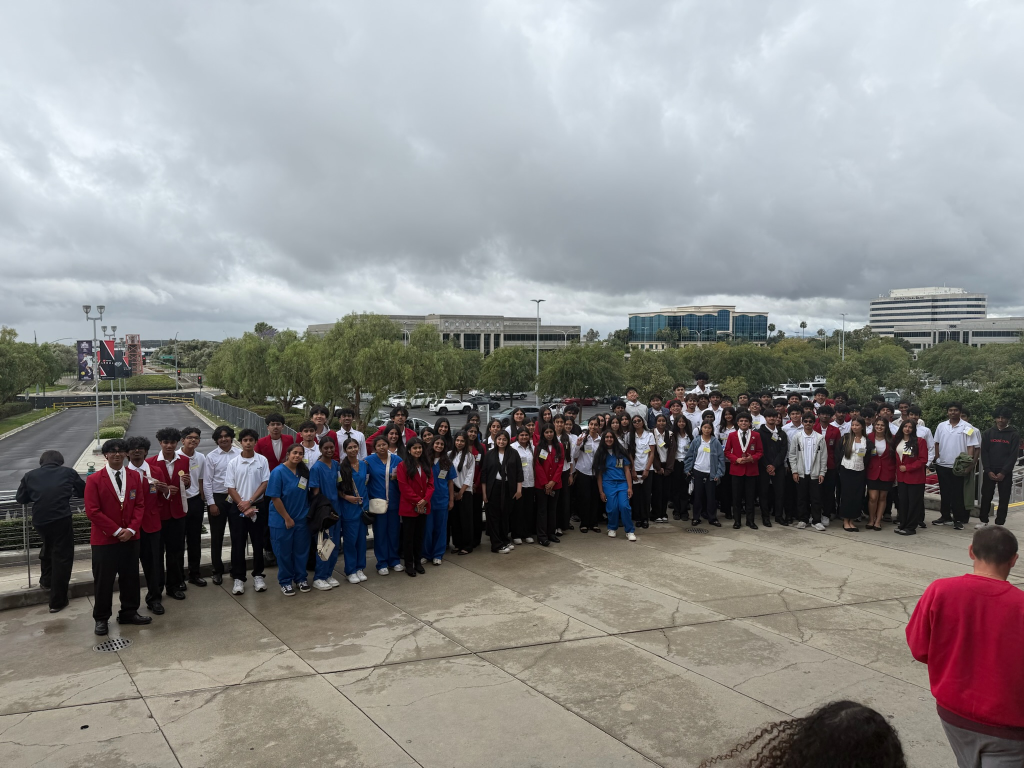
#> input picture assets/img/hero/delegation.jpg, 2048 x 1536 px (shown at 1/2 size)
$ python hero_images.py
#> lines starting #> are read from the running program, lines starting #| are printed output that depends on the picture
#> in build, im is the input picture: PIL image 2048x1536 RGB; mean R, G, B 140.4, 139.6, 139.2
#!/usr/bin/env python3
"""Build the web-sized hero images from the chapter's originals.

The hero loads two photographs into a WebGL shader, and the shader cannot
draw until both have decoded. Full-size phone photos are far too heavy for
that, so this produces sized-down WebP (with JPEG fallback) at two widths.

    python3 tools/hero_images.py

Reads   assets/img/hero/<name>.jpg          (the originals you dropped in)
Writes  assets/img/hero/<name>-2048.webp    desktop
        assets/img/hero/<name>-2048.jpg     desktop fallback
        assets/img/hero/<name>-1280.webp    phones
        assets/img/hero/<name>-1280.jpg     phones fallback

EXIF is dropped on every output. Phone photos carry GPS coordinates, the
device make and model, and a capture timestamp; none of that belongs on a
public site. The originals in this folder keep theirs, so do not deploy the
originals; only the derived files are referenced by data.js.

Both source images must already be the same orientation and, ideally, the
same pixel dimensions. This script will warn if they are not: the reveal
effect lines up only when the two frames share a coordinate space.
"""
import os
import sys

try:
    from PIL import Image
except ImportError:
    sys.exit("Pillow is required:  python3 -m pip install Pillow")

ROOT = os.path.dirname(os.path.dirname(os.path.abspath(__file__)))
HERO = os.path.join(ROOT, "assets", "img", "hero")

# Each source is cropped to ASPECT before resizing, so the hero is a wide
# band centred on the students rather than a 4:3 frame that is half sky.
#
#   focus_y  the vertical fraction of the ORIGINAL that should end up in the
#            middle of the crop. Raise it to move the crop down the frame.
#   focus_x  the same horizontally (0.5 = centred).
#   zoom     >1 crops in from the sides as well. Both groups span nearly the
#            full width of their frames, so keep this at or near 1.0 or the
#            people on the ends get cut off.
#
# The two crops are tuned SEPARATELY on purpose: the students sit at slightly
# different heights in the two photographs, and matching their bands in the
# OUTPUT is what makes the reveal line up.
ASPECT = 2.35

SOURCES = [
    ("delegation.jpg",        "delegation",        dict(focus_y=0.650, focus_x=0.48, zoom=1.15)),
    ("delegation-reveal.jpg", "delegation-reveal", dict(focus_y=0.535, focus_x=0.50, zoom=1.07)),
]

WIDTHS = [2048, 1280]
WEBP_Q = 82
JPEG_Q = 84


def crop_to_band(im, focus_y, focus_x, zoom):
    """Crop to ASPECT around a focal point, without running off the edges."""
#> called with focus_y = 0.65, focus_x = 0.48, zoom = 1.15
    W, H = im.size
#> W = 2048; H = 1536
    cw = W / float(zoom)
#> cw = 1780.9
    ch = cw / ASPECT
#> ch = 757.8
    if ch > H:                     # frame is too short for the aspect
        ch = float(H)
        cw = ch * ASPECT
    left = min(max(focus_x * W - cw / 2.0, 0), W - cw)
#> left = 92.61
    top  = min(max(focus_y * H - ch / 2.0, 0), H - ch)
#> top = 619.5
    return im.crop((int(round(left)), int(round(top)),
                    int(round(left + cw)), int(round(top + ch))))
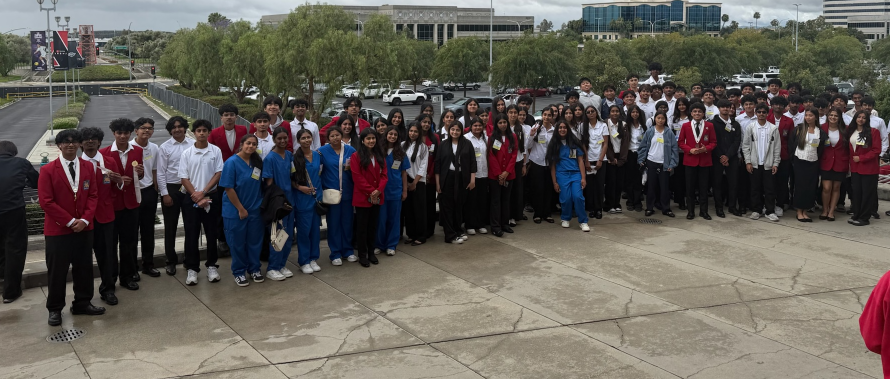
#> returned value: PIL image 1780x758 RGB (shown at 1/2 size); mean R, G, B 97.6, 92.9, 86.8


def build(src_name, stem, cfg):
    src = os.path.join(HERO, src_name)
    if not os.path.exists(src):
        print("  MISSING  %s" % src_name)
        return None

    im = Image.open(src).convert("RGB")
    im = crop_to_band(im, cfg["focus_y"], cfg["focus_x"], cfg["zoom"])
    made = []

    for w in WIDTHS:
        # Always resize to exactly w x w/ASPECT. Both sources MUST come out at
        # identical dimensions: the shader samples them with the same UVs, so
        # a mismatch shifts one image against the other. The per-source zoom
        # differs, so this may upscale one of them slightly, and 10-15% is
        # invisible and is worth it for a shared coordinate space.
        tw = w
        th = int(round(w / ASPECT))
        out = im.resize((tw, th), Image.LANCZOS)

        for ext, kw in (("webp", dict(quality=WEBP_Q, method=6)),
                        ("jpg",  dict(quality=JPEG_Q, optimize=True, progressive=True))):
            path = os.path.join(HERO, "%s-%d.%s" % (stem, w, ext))
            fmt = "WEBP" if ext == "webp" else "JPEG"
            out.save(path, fmt, exif=b"", **kw)
            made.append((os.path.basename(path), os.path.getsize(path)))
#> this loop made 2 passes
#> pass 2, in build, `out = im.resize((tw, th), Image.LANCZOS)`:
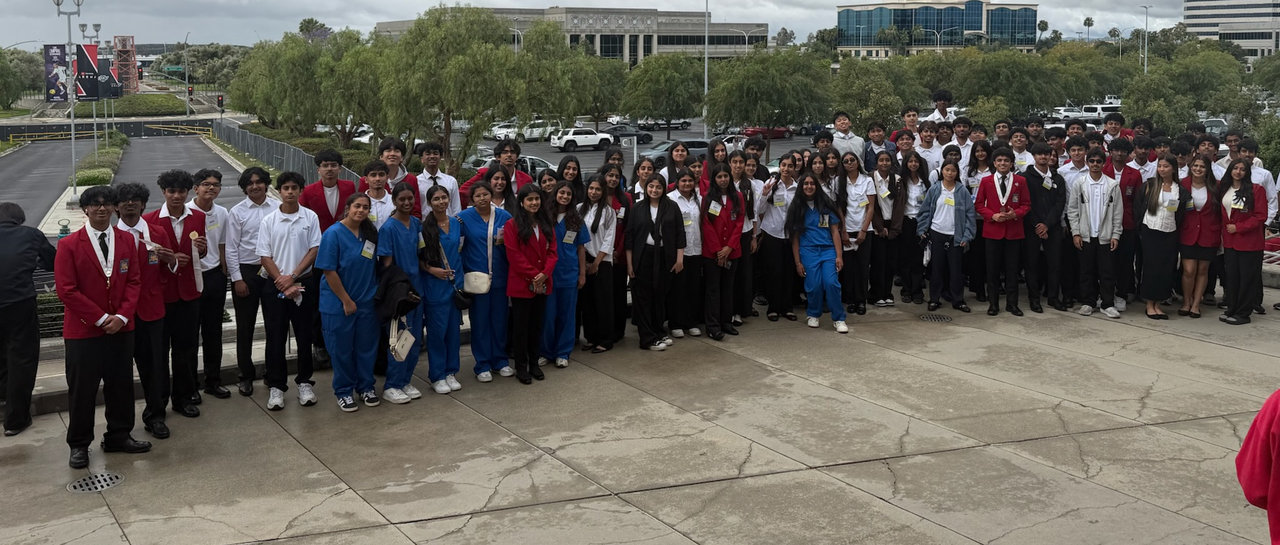
#> out: PIL image 1280x545 RGB; mean R, G, B 97.6, 92.9, 86.8
#> after the loop, made = [('delegation-2048.webp', 248582), ('delegation-2048.jpg', 363211), ('delegation-1280.webp', 130090), ('delegation-1280.jpg', 169508)]

    return im.size, made


def main():
    sizes = []
    for src_name, stem, cfg in SOURCES:
        print(src_name)
        res = build(src_name, stem, cfg)
#> res = ((1780, 758), [('delegation-2048.webp', 248582), ('delegation-2048.jpg', 363211), ('delegation-1280.webp', 130090), ('delegation-1280.jpg', 169508)])
        if not res:
            continue
        size, made = res
#> size = (1780, 758)
        sizes.append((src_name, size))
        for name, nbytes in made:
            print("    %-32s %6.0f KB" % (name, nbytes / 1024.0))
#> this loop made 4 passes
#|     delegation-2048.webp                243 KB
#|     delegation-2048.jpg                 355 KB
#|     delegation-1280.webp                127 KB
#|     delegation-1280.jpg                 166 KB
#> pass 2 of the loop in main, `for src_name, stem, cfg in SOURCES:`:
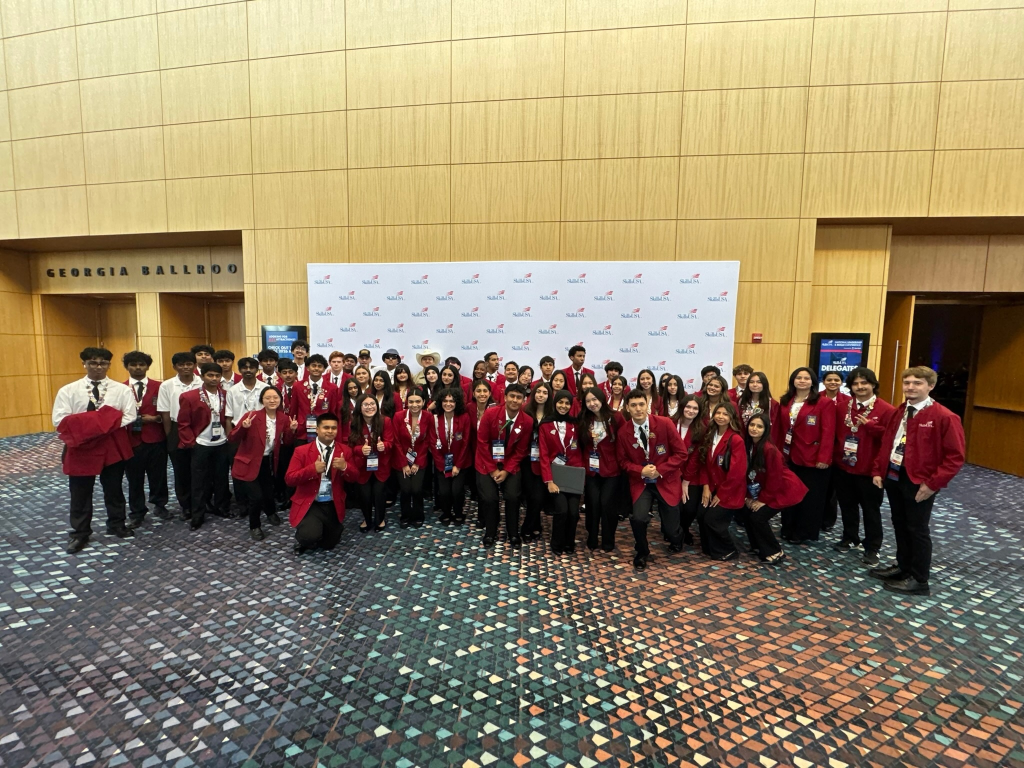
#> input picture assets/img/hero/delegation-reveal.jpg, 2048 x 1536 px (shown at 1/2 size)
#> in build, im is the input picture: PIL image 2048x1536 RGB; mean R, G, B 147.3, 131.2, 104.6
#> in crop_to_band (call 2), `return im.crop((int(round(left)), int(round(top)), int(round(left + cw..`:
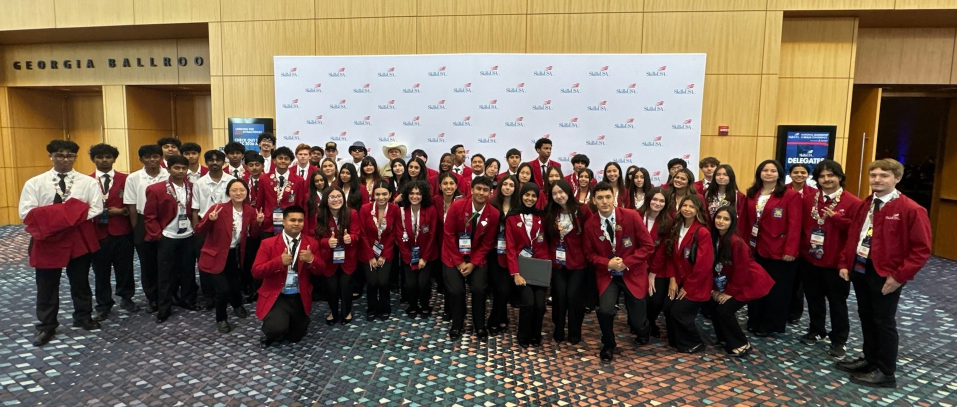
#> returned value: PIL image 1914x814 RGB (shown at 1/2 size); mean R, G, B 120.7, 101, 85.2
#> the loop in build (call 2), `for w in WIDTHS:` made 2 passes
#> pass 2, in build (call 2), `out = im.resize((tw, th), Image.LANCZOS)`:
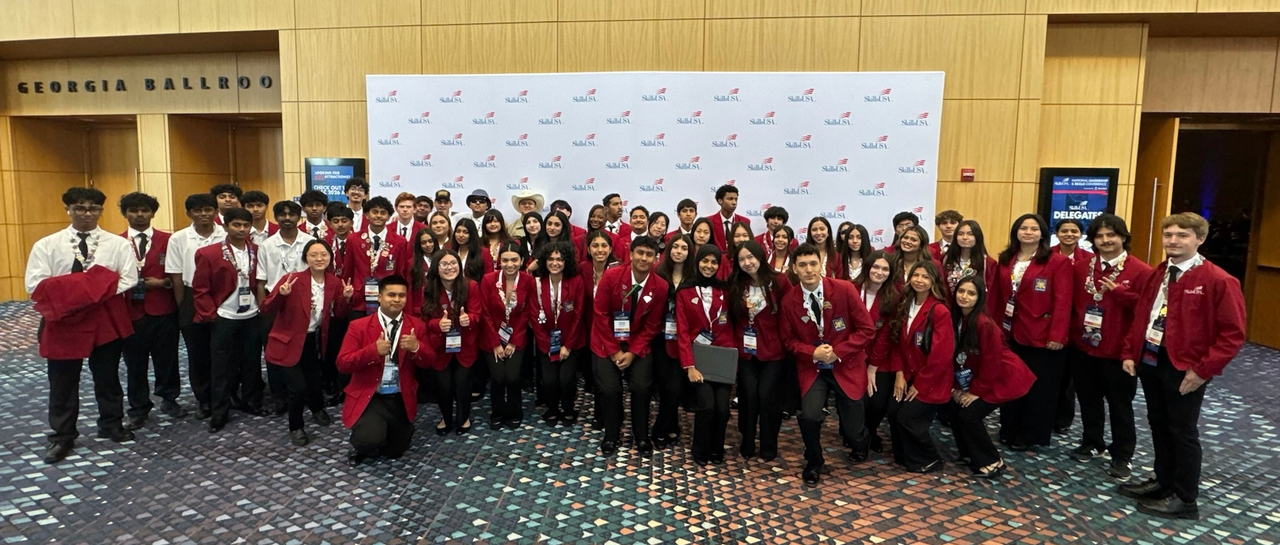
#> out: PIL image 1280x545 RGB; mean R, G, B 120.7, 101, 85.2
#> after the loop in build (call 2), `for w in WIDTHS:`: made = [('delegation-reveal-2048.webp', 213996), ('delegation-reveal-2048.jpg', 340002), ('delegation-reveal-1280.webp', 123212), ('delegation-reveal-1280.jpg', 169046)]
#> res = ((1914, 814), [('delegation-reveal-2048.webp', 213996), ('delegation-reveal-2048.jpg', 340002), ('delegation-reveal-1280.webp', 123212), ('delegation-reveal-1280.jpg', 169046)])
#> in main, `size, made = res`: size = (1914, 814)
#> the loop in main, `for name, nbytes in made:` made 4 passes
#> (printed output is left out)

    # Outputs are always ASPECT, so differing CROP sizes are fine; they are
    # resized to a common target. What is worth flagging is heavy upscaling,
    # which softens the image.
    for n, s in sizes:
        factor = max(WIDTHS) / float(s[0])
        if factor > 1.30:
            print("\n  NOTE: %s is upscaled %.2fx to reach %dpx." % (n, factor, max(WIDTHS)))
            print("  Lower its `zoom`, or drop max WIDTHS, if it looks soft.")
#> this loop made 2 passes
#> (n, s, factor) on passes 1 to 2: ('delegation.jpg', (1780, 758), 1.15), ('delegation-reveal.jpg', (1914, 814), 1.07)


if __name__ == "__main__":
    main()
